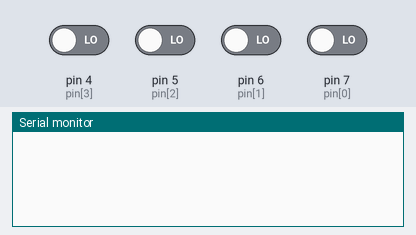
The sketch below on a simulated Arduino Uno, built with avr-gcc and run on an emulated ATmega328P. Parts: the last lines printed to the serial monitor. The inputs (shaded band) are chosen by the test bench; at power-on: pin 4 (pin[3]), pin 5 (pin[2]), pin 6 (pin[1]), pin 7 (pin[0]) LOW.

Above: at 1.2 s.
1.3 s: pin 4 (pin[3]) driven HIGH
At 1.7 s:
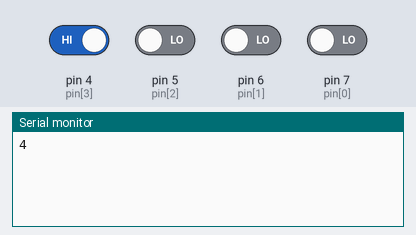
3.3 s: pin 5 (pin[2]) driven HIGH
At 3.7 s:
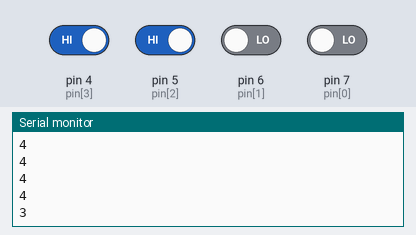
4.8 s: pin 6 (pin[1]) driven HIGH
At 5.7 s:
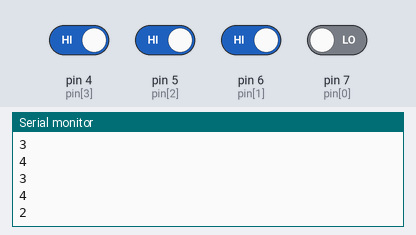
6.3 s: pin 7 (pin[0]) driven HIGH
At 7.2 s:
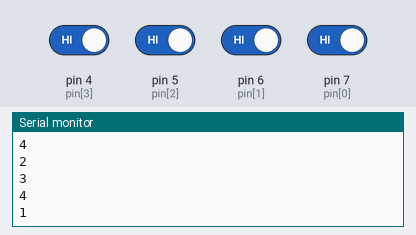
Timing chart, 0 to 8.8 s (numbered marks = the images above; inputs shaded):
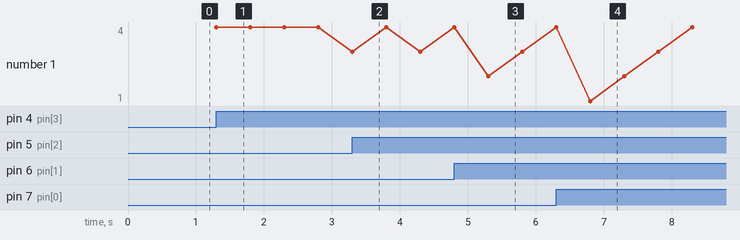

Measured:
- after the input at 1.3 s, the serial monitor: prints a new line at once (image 1)
- after the input at 3.3 s, the serial monitor: prints a new line at once (image 2)
- after the input at 4.8 s, the serial monitor: prints a new line after 0.50 s (image 3)
- after the input at 6.3 s, the serial monitor: prints a new line after 0.50 s (image 4)
- plotted number 1: 4 → 3 after the input at 3.3 s

The sketch:

example.ino
```cpp
/*
  Created by SENSORVN.COM, April 05, 2024.
*/

/* Variables */
#define quantity 4
int pin[quantity] = {7, 6, 5, 4};

/* Arduino Functions */
void setup()
{
  // Serial
  Serial.begin(9600);
}
void loop()
{
  for(int i = 0; i < quantity; i++)
  {
    if(digitalRead(pin[i]) == HIGH)
    {
      Serial.println(i + 1);
      delay(500);
    }
  }
}
```
